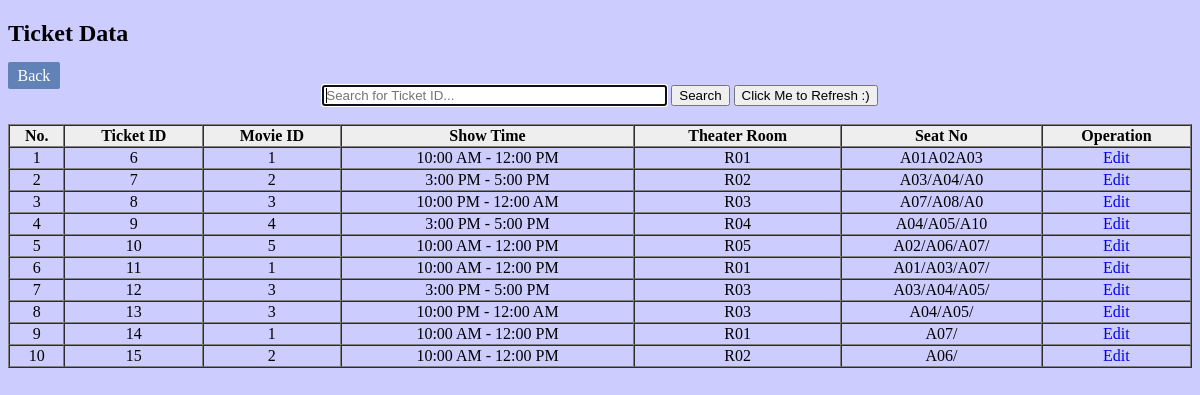
The app's page /ticket_list.php, older data.
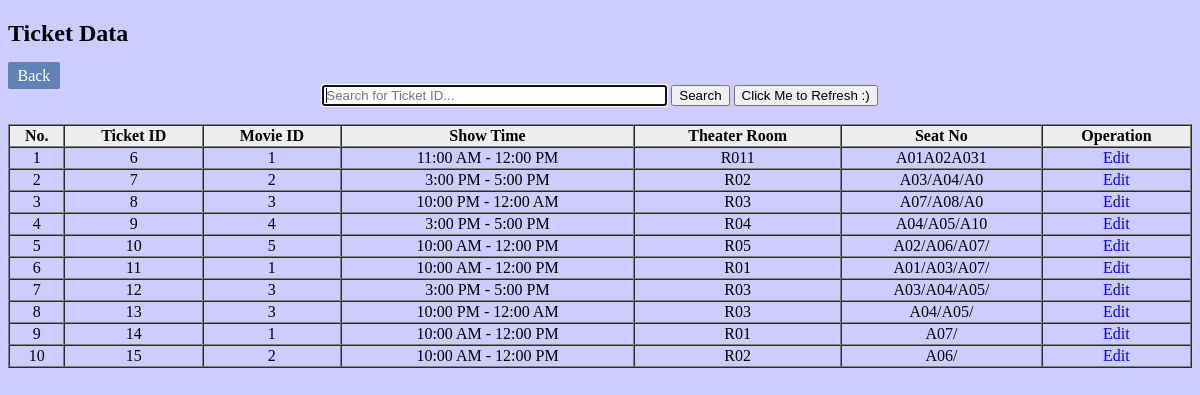
The same page, newer data.
### tables this page shows
CREATE TABLE `ticket` (
  `ticket_id` int(6) NOT NULL,
  `movie_id` int(6) NOT NULL,
  `cust_id` int(6) NOT NULL,
  `show_time` varchar(50) NOT NULL,
  `theater_room` varchar(5) NOT NULL,
  `seat_no` varchar(50) NOT NULL,
  `no_of_cust` int(3) NOT NULL,
  `ticket_date` date NOT NULL
);

### ticket_list.php (the view, shortened to what this page needs)
<!DOCTYPE html>
<html>
<head>
</head>
<body style="background-color:#CCCCFF;">
	<h2>Ticket Data</h2>
	<a href="admin_page.php" style="padding: 0.4% 0.8%;background-color: #6082B6;color: #fff;border-radius: 2px;text-decoration: none;">Back</a>
	<center>
	<form action="" method="post">
		<input type="text" name="keyword" size="40" autofocus placeholder="Search for Ticket ID..." autocomplete="off">
		<button type="submit" name="search">Search</button>
		<a href="ticket_list.php">
        	<button>Click Me to Refresh :)</button>
     	</a>
	</form>
	</center>
	<br>
	<table border="1" cellspacing="0" width="100%">
		<tr style="text-align: center;font-weight: bold;background-color: #eee;">
			<td>No.</td>
			<td>Ticket ID</td>
			<td>Movie ID</td>
			<td>Show Time</td>
			<td>Theater Room</td>
			<td>Seat No</td>
			<td>Operation</td>
		</tr>
		<?php
		include("db_connection.php");
		$no = 1;
		if(isset($_POST['search']))
		{
			$select = search($_POST['keyword']);
		}else {
			$select = mysqli_query($con, "SELECT * FROM `ticket`;");
		}
		if(mysqli_num_rows($select) > 0){
		while($hasil = mysqli_fetch_array($select)){
			?>
			<tr style="text-align: center;">
				<td><?php echo $no++; ?></td>
				<td><?php echo $hasil['ticket_id']; ?></td>
				<td><?php echo $hasil['movie_id']; ?></td>
				<td><?php echo $hasil['show_time']; ?></td>
				<td><?php echo $hasil['theater_room']; ?></td>
				<td><?php echo $hasil['seat_no']; ?></td>
				<td>
					<a href="ticket_edit_form.php?ticket_id=<?php echo $hasil['ticket_id'] ?>" style="text-decoration: none;">Edit</a>
				</td>
			</tr>
			<?php }}else{ ?>
			<tr>
				<td colspan="13" align="center">Empty Data</td>
			</tr>
			<?php } ?>
	</table>
</body>
</html>

Row changes from the older to the newer data that the page shows:
changed ticket id 6: show_time "10:00 AM - 12:00 PM" → "11:00 AM - 12:00 PM"; theater_room "R01" → "R011"; seat_no "A01A02A03" → "A01A02A031"
